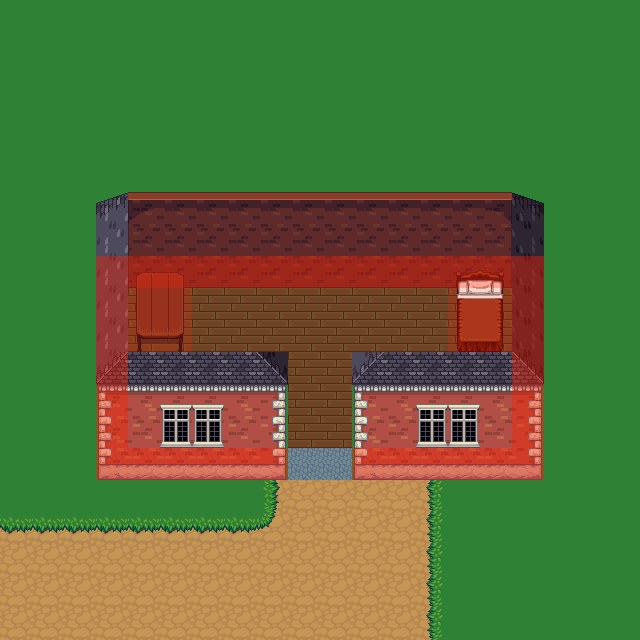

Rendered tile map (Tiled .tmx) drawn with the repository's tilesets; below, a short description and the full map source, tile grids included:
An orthogonal 20x20 tile map with 32x32 px tiles, 4 tile layers (background, fringe, object, collision), 4 tilesets and 1 object (event).

<map height="20" orientation="orthogonal" renderorder="right-down" tileheight="32" tilewidth="32" version="1.0" width="20">
 <properties>
  <property name="music" value="music/calmtown.ogg" />
  <property name="tileset" value="tilesetdefs/interior.txt" />
  <property name="title" value="Small House" />
 </properties>
 <tileset firstgid="1" name="tiled_collision" tileheight="32" tilewidth="32">
  <image height="32" source="tiled_collision.png" width="480" />
 </tileset>
 <tileset firstgid="16" name="interior_background" tileheight="32" tilewidth="32">
  <image height="832" source="interior_background.png" width="864" />
 </tileset>
 <tileset firstgid="718" name="intfurniture" tileheight="64" tilewidth="32">
  <image height="512" source="intfurniture.png" width="671" />
 </tileset>
 <tileset firstgid="878" name="interiorbuildings" tileheight="128" tilewidth="32">
  <image height="768" source="interiorbuildings.png" width="672" />
 </tileset>
 <layer height="20" name="background" width="20">
  <data encoding="csv">
541,541,541,541,541,541,541,541,541,541,541,541,541,541,541,541,541,541,541,541,
541,541,541,541,541,541,541,541,541,541,541,541,541,541,541,541,541,541,541,541,
541,541,541,541,541,541,541,541,541,541,541,541,541,541,541,541,541,541,541,541,
541,541,541,541,541,541,541,541,541,541,541,541,541,541,541,541,541,541,541,541,
541,541,541,541,541,541,541,541,541,541,541,541,541,541,541,541,541,541,541,541,
541,541,541,541,541,541,541,541,541,541,541,541,541,541,541,541,541,541,541,541,
541,541,541,541,541,541,541,541,541,541,541,541,541,541,541,541,541,541,541,541,
541,541,541,541,541,541,541,541,541,541,541,541,541,541,541,541,541,541,541,541,
541,541,541,541,541,541,541,541,541,541,541,541,541,541,541,541,541,541,541,541,
541,541,541,541,156,156,156,156,156,156,156,156,156,156,156,156,541,541,541,541,
541,541,541,541,156,156,156,156,156,156,156,156,156,156,156,156,541,541,541,541,
541,541,541,541,507,541,541,541,541,156,156,541,541,541,541,541,541,541,541,541,
541,541,541,541,541,541,541,541,541,156,156,541,541,541,541,541,541,541,541,541,
541,541,541,541,541,541,541,541,541,156,156,541,541,541,541,541,541,541,541,541,
541,541,541,541,541,541,541,541,541,616,616,541,541,541,541,541,541,541,541,541,
541,541,541,541,541,541,541,541,489,541,541,541,541,489,541,541,541,541,541,541,
489,489,489,489,489,489,489,489,489,541,541,541,541,489,541,541,541,541,541,541,
541,541,541,541,541,541,541,541,541,541,541,541,541,489,541,541,541,541,541,541,
541,541,541,541,541,541,541,541,541,541,541,541,541,489,541,541,541,541,541,541,
541,541,541,541,541,541,541,541,541,541,541,541,541,489,541,541,541,541,541,541
</data>
 </layer>
 <layer height="20" name="fringe" width="20">
  <data encoding="csv">
0,0,0,0,0,0,0,0,0,0,0,0,0,0,0,0,0,0,0,0,
0,0,0,0,0,0,0,0,0,0,0,0,0,0,0,0,0,0,0,0,
0,0,0,0,0,0,0,0,0,0,0,0,0,0,0,0,0,0,0,0,
0,0,0,0,0,0,0,0,0,0,0,0,0,0,0,0,0,0,0,0,
0,0,0,0,0,0,0,0,0,0,0,0,0,0,0,0,0,0,0,0,
0,0,0,0,0,0,0,0,0,0,0,0,0,0,0,0,0,0,0,0,
0,0,0,0,0,0,0,0,0,0,0,0,0,0,0,0,0,0,0,0,
0,0,0,0,0,0,0,0,0,0,0,0,0,0,0,0,0,0,0,0,
0,0,0,0,0,0,0,0,0,0,0,0,0,0,0,0,0,0,0,0,
0,0,0,0,0,0,0,0,0,0,0,0,0,0,0,0,0,0,0,0,
0,0,0,0,0,0,0,0,0,0,0,0,0,0,0,0,0,0,0,0,
0,0,0,0,0,0,0,0,0,0,0,0,0,0,0,0,0,0,0,0,
0,0,0,0,0,0,0,0,0,0,0,0,0,0,0,0,0,0,0,0,
0,0,0,0,0,0,0,0,0,0,0,0,0,0,0,0,0,0,0,0,
0,0,0,0,0,0,0,0,0,0,0,0,0,0,0,0,0,0,0,0,
0,0,0,0,0,0,0,0,542,0,0,0,0,540,0,0,0,0,0,0,
568,568,568,568,568,568,568,568,569,0,0,0,0,540,0,0,0,0,0,0,
0,0,0,0,0,0,0,0,0,0,0,0,0,540,0,0,0,0,0,0,
0,0,0,0,0,0,0,0,0,0,0,0,0,540,0,0,0,0,0,0,
0,0,0,0,0,0,0,0,0,0,0,0,0,540,0,0,0,0,0,0
</data>
 </layer>
 <layer height="20" name="object" width="20">
  <data encoding="csv">
0,0,0,0,0,0,0,0,0,0,0,0,0,0,0,0,0,0,0,0,
0,0,0,0,0,0,0,0,0,0,0,0,0,0,0,0,0,0,0,0,
0,0,0,0,0,0,0,0,0,0,0,0,0,0,0,0,0,0,0,0,
0,0,0,0,0,0,0,0,0,0,0,0,0,0,0,0,0,0,0,0,
0,0,0,0,0,0,0,0,0,0,0,0,0,0,0,0,0,0,0,0,
0,0,0,0,0,0,0,0,0,0,0,0,0,0,0,0,0,0,0,0,
0,0,0,0,0,0,0,0,0,0,0,0,0,0,0,0,0,0,0,0,
0,0,0,0,0,0,0,0,0,0,0,0,0,0,0,0,0,0,0,0,
0,0,0,0,962,963,963,963,963,963,963,963,963,963,963,964,0,0,0,0,
0,0,0,897,0,0,0,0,0,0,0,0,0,0,0,0,898,0,0,0,
0,0,0,896,999,1000,0,0,0,0,0,0,0,0,909,910,895,0,0,0,
0,0,0,896,0,0,0,0,0,0,0,0,0,0,296,297,895,0,0,0,
0,0,0,896,0,0,0,0,0,0,0,0,0,0,323,324,895,0,0,0,
0,0,0,896,0,0,0,0,0,0,0,0,0,0,0,0,895,0,0,0,
0,0,0,878,879,880,880,879,892,0,0,878,879,880,880,879,892,0,0,0,
0,0,0,0,0,0,0,0,0,489,489,489,489,0,0,0,0,0,0,0,
0,0,0,0,0,0,0,0,0,489,489,489,489,0,0,0,0,0,0,0,
489,489,489,489,489,489,489,489,489,489,489,489,489,0,0,0,0,0,0,0,
489,489,489,489,489,489,489,489,489,489,489,489,489,0,0,0,0,0,0,0,
489,489,489,489,489,489,489,489,489,489,489,489,489,0,0,0,0,0,0,0
</data>
 </layer>
 <layer height="20" name="collision" width="20">
  <data encoding="csv">
0,0,0,0,0,0,0,0,0,0,0,0,0,0,0,0,0,0,0,0,
0,0,0,0,0,0,0,0,0,0,0,0,0,0,0,0,0,0,0,0,
0,0,0,0,0,0,0,0,0,0,0,0,0,0,0,0,0,0,0,0,
0,0,0,0,0,0,0,0,0,0,0,0,0,0,0,0,0,0,0,0,
0,0,0,0,0,0,0,0,0,0,0,0,0,0,0,0,0,0,0,0,
0,0,0,0,0,0,0,0,0,0,0,0,0,0,0,0,0,0,0,0,
0,0,0,0,0,0,0,0,0,0,0,0,0,0,0,0,0,0,0,0,
0,0,0,0,0,0,0,0,0,0,0,0,0,0,0,0,0,0,0,0,
0,0,0,1,1,1,1,1,1,1,1,1,1,1,1,1,1,0,0,0,
0,0,0,1,3,3,0,0,0,0,0,0,0,0,3,3,1,0,0,0,
0,0,0,1,3,3,0,0,0,0,0,0,0,0,3,3,1,0,0,0,
0,0,0,1,0,0,0,0,0,0,0,0,0,0,0,0,1,0,0,0,
0,0,0,1,0,0,0,0,0,0,0,0,0,0,0,0,1,0,0,0,
0,0,0,1,0,0,0,0,0,0,0,0,0,0,0,0,1,0,0,0,
0,0,0,1,1,1,1,1,1,0,0,1,1,1,1,1,1,0,0,0,
0,0,0,0,0,0,0,0,0,0,0,0,0,0,0,0,0,0,0,0,
0,0,0,0,0,0,0,0,0,0,0,0,0,0,0,0,0,0,0,0,
0,0,0,0,0,0,0,0,0,0,0,0,0,0,0,0,0,0,0,0,
0,0,0,0,0,0,0,0,0,0,0,0,0,0,0,0,0,0,0,0,
0,0,0,0,0,0,0,0,0,0,0,0,0,0,0,0,0,0,0,0
</data>
 </layer>
 <objectgroup name="event">
  <object height="32" name="Teleport to Laurelia" type="event" width="64" x="288" y="448">
   <properties>
    <property name="intermap" value="maps/laurelia.txt,107,52" />
   <property name="activate" value="on_trigger" /></properties>
  </object>
 </objectgroup>
 <objectgroup name="npc" />
</map>
